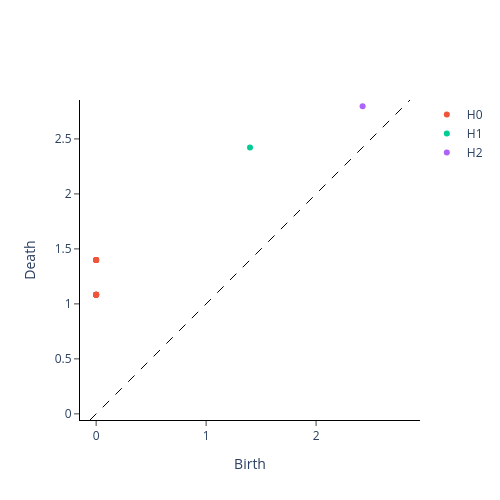

The cell this chart's notebook holds for it:
### Code cell
# Circle shape persistence diagram
plot_diagram(diagrams_basic[0])

### Figure 1 — Plotly figure (JSON) as saved in the notebook; plotly's stock layout.template omitted (floating-point values rounded to 4 significant figures)
{"data": [{"hoverinfo": "none", "line": {"color": "black", "dash": "dash", "width": 1}, "mode": "lines", "showlegend": false, "type": "scatter", "x": [-0.05596, 2.854], "y": [-0.05596, 2.854]}, {"hoverinfo": "text", "hovertext": ["(0.0, 1.0823390483856201), multiplicity: 6", "(0.0, 1.0823390483856201), multiplicity: 6", "(0.0, 1.0823390483856201), multiplicity: 6", "(0.0, 1.0823390483856201), multiplicity: 6", "(0.0, 1.0823390483856201), multiplicity: 6", "(0.0, 1.0823390483856201), multiplicity: 6", "(0.0, 1.3990429639816284), multiplicity: 4", "(0.0, 1.3990429639816284), multiplicity: 4", "(0.0, 1.3990429639816284), multiplicity: 4", "(0.0, 1.3990429639816284), multiplicity: 4", "(0.0, 1.399043083190918)"], "mode": "markers", "name": "H0", "type": "scatter", "x": [0.0, 0.0, 0.0, 0.0, 0.0, 0.0, 0.0, 0.0, 0.0, 0.0, 0.0], "y": [1.082, 1.082, 1.082, 1.082, 1.082, 1.082, 1.399, 1.399, 1.399, 1.399, 1.399]}, {"hoverinfo": "text", "hovertext": ["(1.399043083190918, 2.423213481903076)"], "mode": "markers", "name": "H1", "type": "scatter", "x": [1.399], "y": [2.423]}, {"hoverinfo": "text", "hovertext": ["(2.423213481903076, 2.798085927963257)"], "mode": "markers", "name": "H2", "type": "scatter", "x": [2.423], "y": [2.798]}], "layout": {"height": 500, "plot_bgcolor": "white", "width": 500, "xaxis": {"autorange": false, "exponentformat": "e", "linecolor": "black", "linewidth": 1, "mirror": false, "range": [-0.05596, 2.854], "showexponent": "all", "showline": true, "side": "bottom", "ticks": "outside", "title": {"text": "Birth"}, "type": "linear", "zeroline": true}, "yaxis": {"autorange": false, "exponentformat": "e", "linecolor": "black", "linewidth": 1, "mirror": false, "range": [-0.05596, 2.854], "scaleanchor": "x", "scaleratio": 1, "showexponent": "all", "showline": true, "side": "left", "ticks": "outside", "title": {"text": "Death"}, "type": "linear", "zeroline": true}}}
